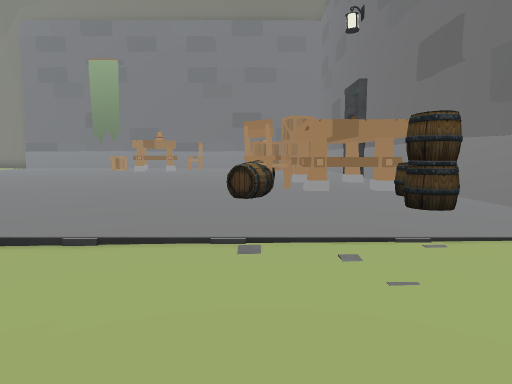
[1] (above)

24 first-person views from a walk through a Unity game level. The camera is 1.3 m above the floor, tilts 6° down and sees 75° across. The floor is counted in squares, 2 m on a side. Each view is taken from the middle of a square. On the plan, view 1 faces up. The plan holds only what a view shows up to about 10 squares ahead; the rest is blank. The place goes on beyond the plan. The player is left out.

[2]
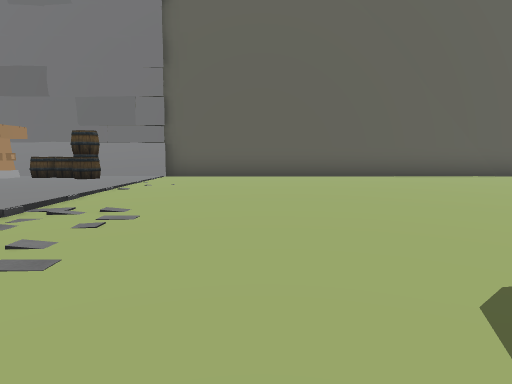

[3]
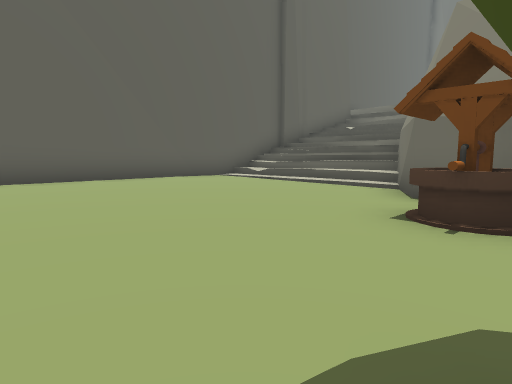

[4]
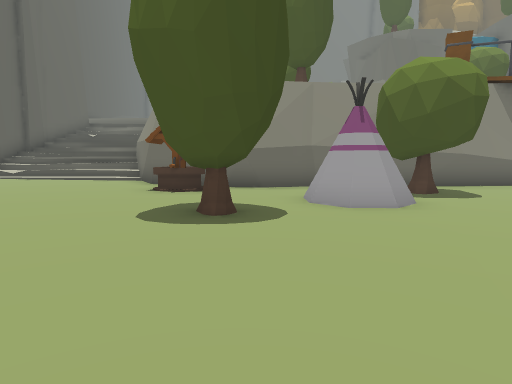

[5]
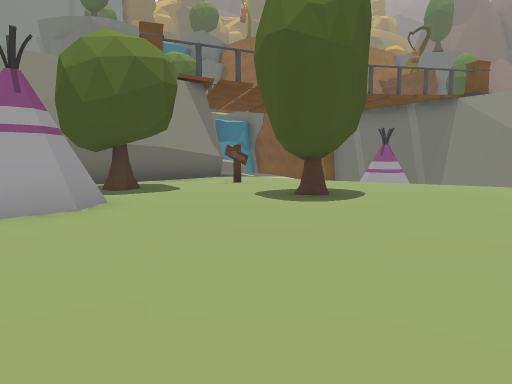

[6]
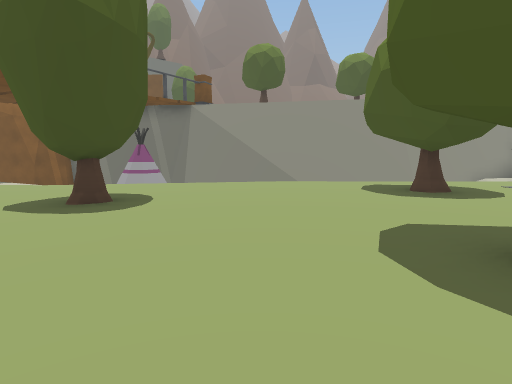

[7]
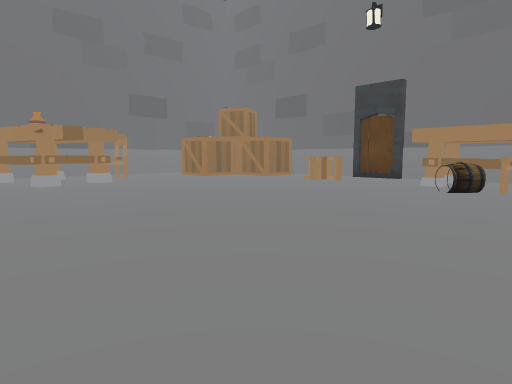

[8]
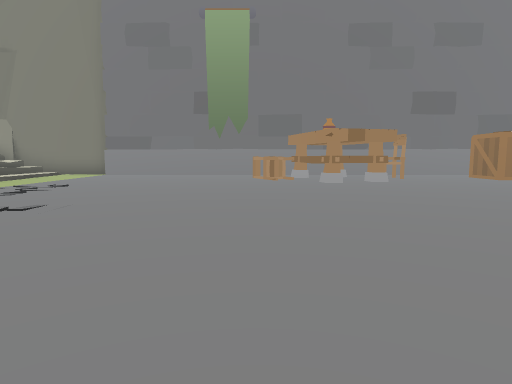

[9]
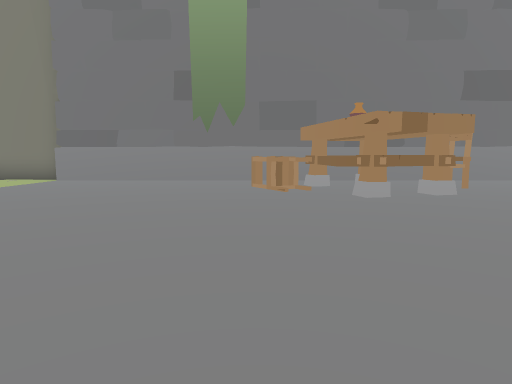

[10]
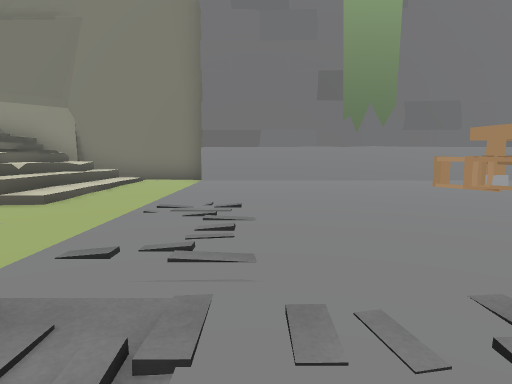

[11]
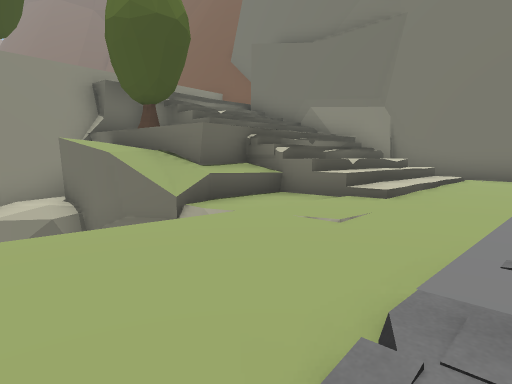

[12]
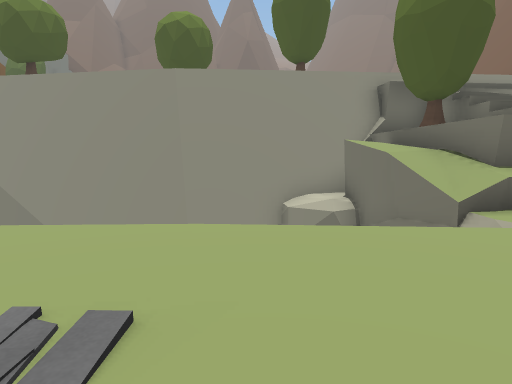

[13]
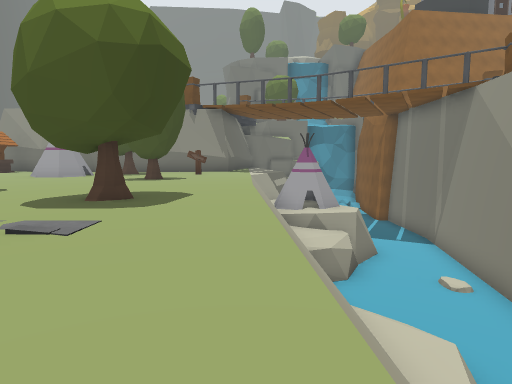

[14]
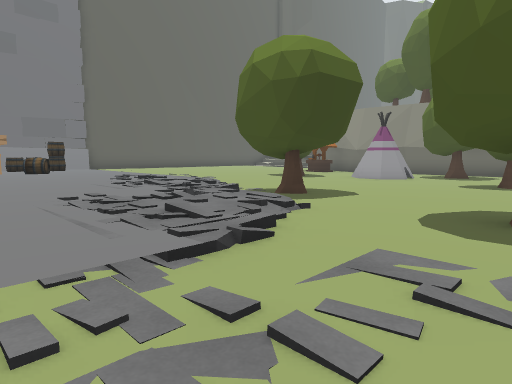

[15]
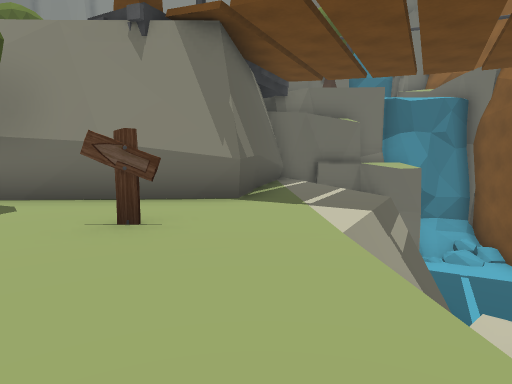

[16]
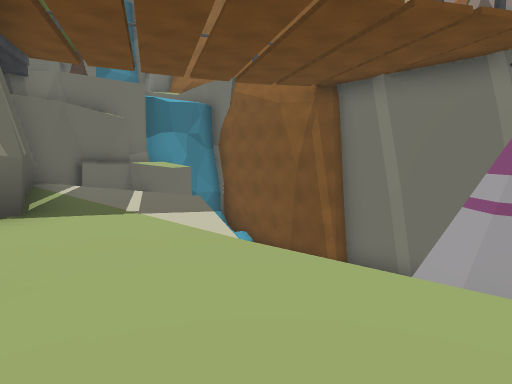

[17]
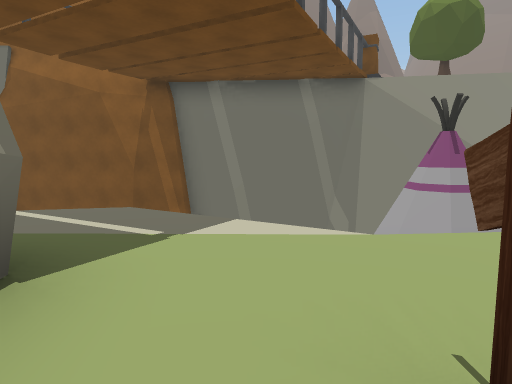

[18]
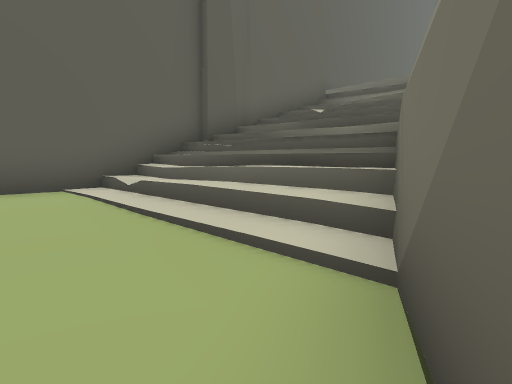

[19]
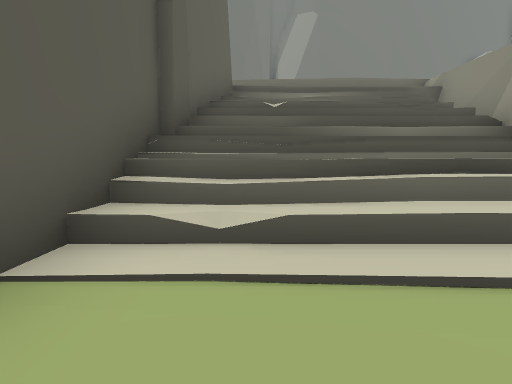

[20]
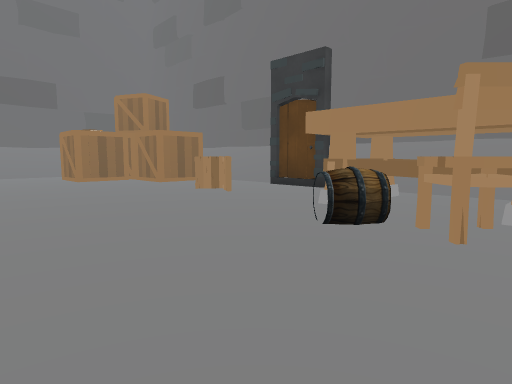

[21]
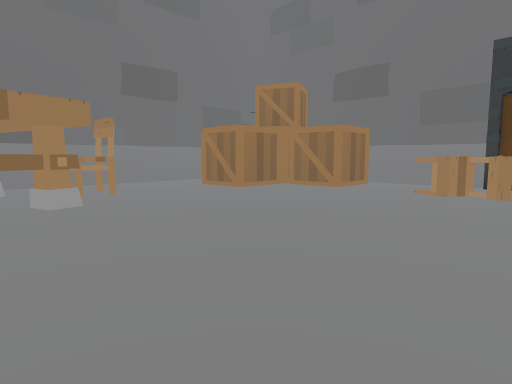

[22]
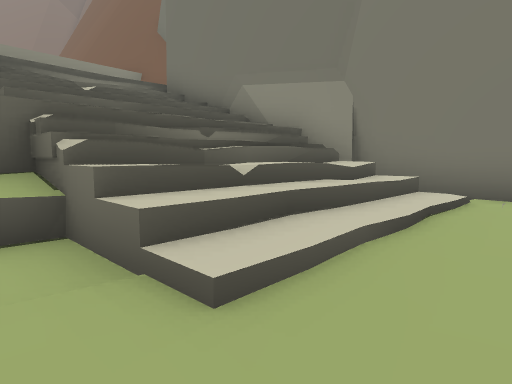

[23]
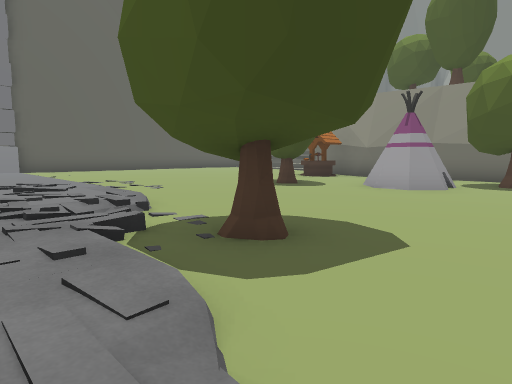

[24]
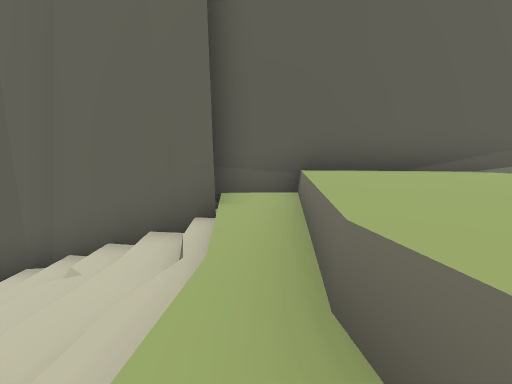

### Floor plan
Key: @ floor where view 1 was taken; # wall or solid block; x gap in a wall; . main floor; - floor 0.25 m lower than the main floor; _ floor 0.5 m lower than the main floor; : floor 4.75 m higher than the main floor; / step, stairs or slope; ≈ liquid the walk keeps out of; ^ raised ledge; v drop or lower ground; G gate; B barrel; C chair; T tree; W well; E tent; S sign; A box; O other object.
Columns run from 23 left of view 1 to 4 right of it. Each row starts with its distance up from view 1.
 19    ######################
 18 #/##//////...............
 17 ^ ////////........OO....
 16 ^ ////////......CCOOC..OAA
 15 ^ ////////........OO.....A
 14  //#//////...............A.#
 13  ^xT  v//..................#
 12  #vvvvv//...............C..#
 11  ##vvv  /...............C.G
 10  ##v    /-................##
  9   #v    ---/...............#
  8   #v   v---............BOO.#
  7   #v   v---............CCO.#
  6   #v   v--..//..........OB##
  5   #vvvvv/-.--//........B..B
  4   #vvvvv/.T--////........B.#
  3   #vvvvv/.----TT/..........#
  2   #vvvvvv.----------.......#
  1   #vvvvvv-----------.......#
  0  ##vvvvvv-----------...@...#
 -1  #vvvvvvv--T--_----........#
 -2  #v   EEv--T-----TT........#
 -3  #v   EEv------EE---.......#
 -4  #v    vv-S----E---W.......#
 -5  #v   vv-----T- ---W.......#
 -6  #v   vv------- ####.......#
 -7  ## ≈≈ /-#######   ##......#
 -8   #≈≈≈ /-#          #.//...#
 -9   #≈≈≈  -#          ##/////#
-10  ##≈≈≈  /#           #/////#
-11  #vvv#####           #////##
-12  ##                 ^#////#
-13                     #v////#
-14                     ^v////##
-15                     ^::::::#
-16                     ^^^^^^^#
-17                        ^^^^^
-18                         ^^^^

Where each view was taken, in squares from view 1:
view 1: 0 up, 0 right, facing up
view 2: 0 up, 6 left, facing right
view 3: 1 down, 5 left, facing down-right
view 4: 3 up, 6 left, facing down
view 5: 2 up, 7 left, facing down-left
view 6: 1 up, 7 left, facing left
view 7: 6 up, 7 left, facing up-right
view 8: 6 up, 7 left, facing up
view 9: 9 up, 7 left, facing up
view 10: 9 up, 11 left, facing up
view 11: 9 up, 12 left, facing up-left
view 12: 9 up, 12 left, facing left
view 13: 9 up, 15 left, facing down
view 14: 8 up, 13 left, facing down-right
view 15: 1 down, 14 left, facing down
view 16: 2 down, 13 left, facing down-left
view 17: 5 down, 12 left, facing left
view 18: 6 down, 3 left, facing down-right
view 19: 6 down, 2 right, facing down
view 20: 6 up, 3 left, facing up-right
view 21: 10 up, 5 left, facing up-right
view 22: 13 up, 13 left, facing up-left
view 23: 5 up, 11 left, facing down-right
view 24: 15 down, 2 left, facing right
